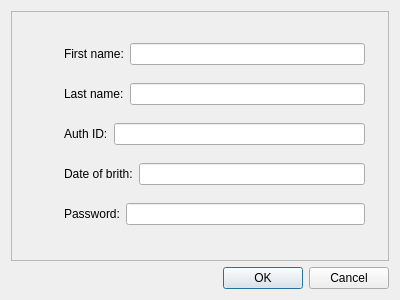
<?xml version="1.0" encoding="UTF-8"?>
<ui version="4.0">
 <class>Dialog</class>
 <widget class="QDialog" name="Dialog">
  <property name="geometry">
   <rect>
    <x>0</x>
    <y>0</y>
    <width>400</width>
    <height>300</height>
   </rect>
  </property>
  <property name="windowTitle">
   <string>Dialog</string>
  </property>
  <layout class="QVBoxLayout" name="verticalLayout">
   <item>
    <widget class="QFrame" name="frame">
     <property name="frameShape">
      <enum>QFrame::StyledPanel</enum>
     </property>
     <property name="frameShadow">
      <enum>QFrame::Raised</enum>
     </property>
     <widget class="QWidget" name="">
      <property name="geometry">
       <rect>
        <x>53</x>
        <y>20</y>
        <width>301</width>
        <height>211</height>
       </rect>
      </property>
      <layout class="QVBoxLayout" name="verticalLayout_2">
       <item>
        <layout class="QHBoxLayout" name="horizontalLayout">
         <item>
          <widget class="QLabel" name="label">
           <property name="text">
            <string>First name:</string>
           </property>
          </widget>
         </item>
         <item>
          <widget class="QLineEdit" name="lineEdit"/>
         </item>
        </layout>
       </item>
       <item>
        <layout class="QHBoxLayout" name="horizontalLayout_2">
         <item>
          <widget class="QLabel" name="label_2">
           <property name="text">
            <string>Last name:</string>
           </property>
          </widget>
         </item>
         <item>
          <widget class="QLineEdit" name="lineEdit_2"/>
         </item>
        </layout>
       </item>
       <item>
        <layout class="QHBoxLayout" name="horizontalLayout_3">
         <item>
          <widget class="QLabel" name="label_3">
           <property name="text">
            <string>Auth ID:</string>
           </property>
          </widget>
         </item>
         <item>
          <widget class="QLineEdit" name="lineEdit_3"/>
         </item>
        </layout>
       </item>
       <item>
        <layout class="QHBoxLayout" name="horizontalLayout_4">
         <item>
          <widget class="QLabel" name="label_4">
           <property name="text">
            <string>Date of brith:</string>
           </property>
          </widget>
         </item>
         <item>
          <widget class="QLineEdit" name="lineEdit_4"/>
         </item>
        </layout>
       </item>
       <item>
        <layout class="QHBoxLayout" name="horizontalLayout_5">
         <item>
          <widget class="QLabel" name="label_5">
           <property name="text">
            <string>Password:</string>
           </property>
          </widget>
         </item>
         <item>
          <widget class="QLineEdit" name="lineEdit_5">
           <property name="echoMode">
            <enum>QLineEdit::Password</enum>
           </property>
          </widget>
         </item>
        </layout>
       </item>
      </layout>
     </widget>
    </widget>
   </item>
   <item>
    <widget class="QDialogButtonBox" name="buttonBox">
     <property name="orientation">
      <enum>Qt::Horizontal</enum>
     </property>
     <property name="standardButtons">
      <set>QDialogButtonBox::Cancel|QDialogButtonBox::Ok</set>
     </property>
    </widget>
   </item>
  </layout>
 </widget>
 <resources/>
 <connections>
  <connection>
   <sender>buttonBox</sender>
   <signal>accepted()</signal>
   <receiver>Dialog</receiver>
   <slot>accept()</slot>
   <hints>
    <hint type="sourcelabel">
     <x>248</x>
     <y>254</y>
    </hint>
    <hint type="destinationlabel">
     <x>157</x>
     <y>274</y>
    </hint>
   </hints>
  </connection>
  <connection>
   <sender>buttonBox</sender>
   <signal>rejected()</signal>
   <receiver>Dialog</receiver>
   <slot>reject()</slot>
   <hints>
    <hint type="sourcelabel">
     <x>316</x>
     <y>260</y>
    </hint>
    <hint type="destinationlabel">
     <x>286</x>
     <y>274</y>
    </hint>
   </hints>
  </connection>
 </connections>
</ui>
